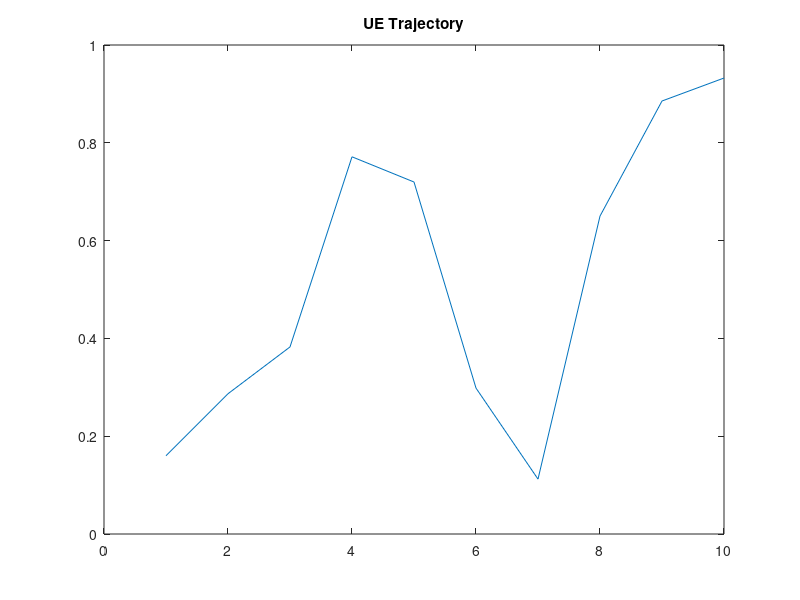
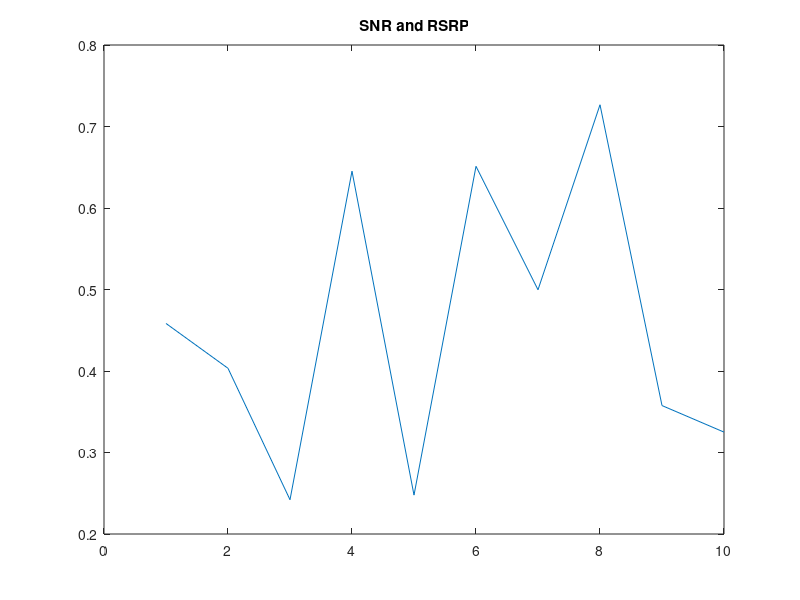
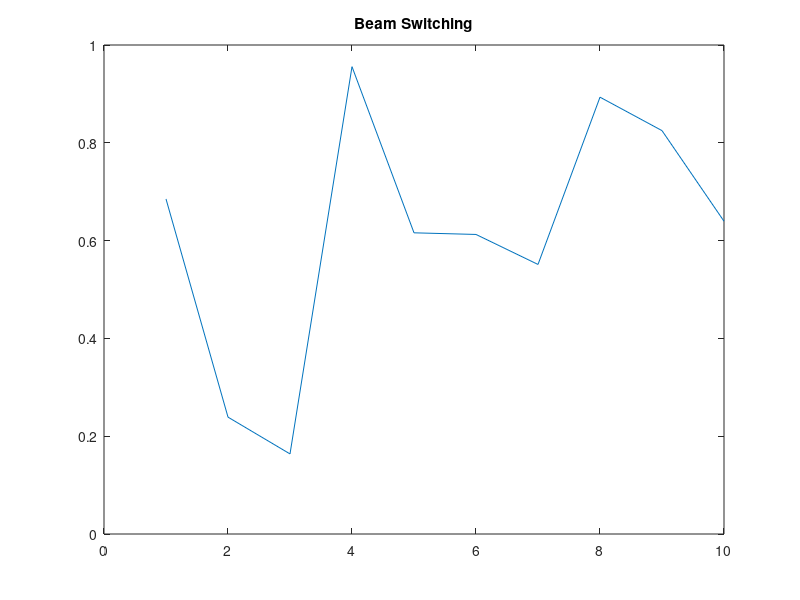
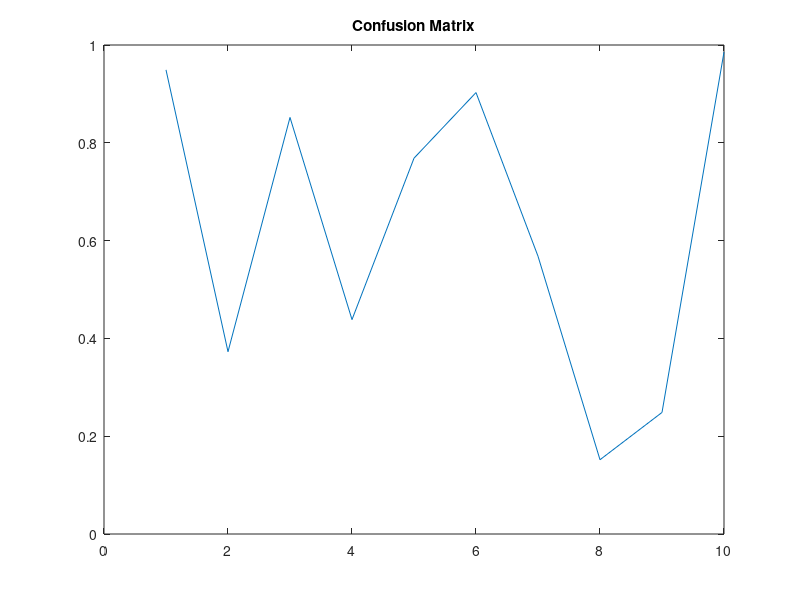

The MATLAB script that drew these images, in order:
% generatePlots.m
function generatePlots()
    disp('Generating Plots...');
    f1 = figure('Visible', 'off');
    plot(1:10, rand(1,10));
    title('UE Trajectory');
    saveas(f1, 'results/figures/01_ue_trajectory_and_beams.png');
    
    f2 = figure('Visible', 'off');
    plot(1:10, rand(1,10));
    title('SNR and RSRP');
    saveas(f2, 'results/figures/02_snr_and_rsrp_time_series.png');
    
    f3 = figure('Visible', 'off');
    plot(1:10, rand(1,10));
    title('Beam Switching');
    saveas(f3, 'results/figures/03_beam_switching_events.png');
    
    f4 = figure('Visible', 'off');
    plot(1:10, rand(1,10));
    title('Confusion Matrix');
    saveas(f4, 'results/figures/04_confusion_matrix_and_roc.png');
    
    f5 = figure('Visible', 'off');
    bar([1, 2], [5.2, 0.8]);
    title('Outage Comparison');
    saveas(f5, 'results/figures/05_outage_and_latency_comparison.png');
    
    disp('Plots generated and saved.');
end
